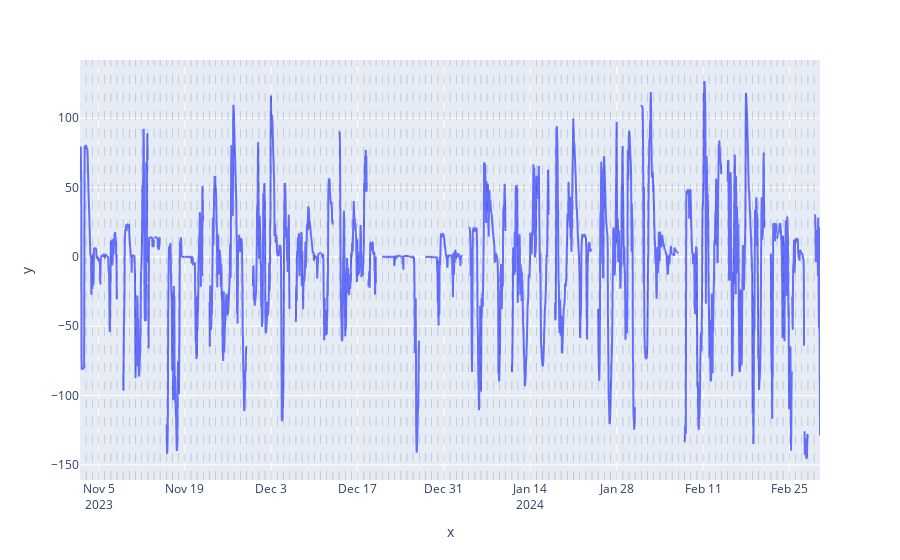

Source (notebook cell):
### Code cell
# Instanciate the AverageSeasonalityRemover
avg_seasonality_rmv = AverageSeasonalityRemoverTs(window_size = 24)

# Fit and normalize
gen_data_dt_seasonality_rmv = avg_seasonality_rmv.fit_transform(gen_data_dt_peeled)

# Plot
plot_time_serie(gen_data_dt_seasonality_rmv,
                "",
                "value",
                dt_index = True)

### Figure 1 — Plotly figure (JSON) as saved in the notebook; plotly's stock layout.template omitted (floating-point values rounded to 4 significant figures; data arrays with more than 128 entries replaced by an {"elided": "..."} marker saying what was removed)
{"data": [{"hovertemplate": "x=%{x}<br>y=%{y}<extra></extra>", "legendgroup": "", "line": {"color": "#636efa", "dash": "solid"}, "marker": {"symbol": "circle"}, "mode": "lines", "name": "", "showlegend": false, "type": "scattergl", "x": {"elided": "2880 str values"}, "xaxis": "x", "y": {"elided": "2880 float values"}, "yaxis": "y"}], "layout": {"legend": {"tracegroupgap": 0}, "margin": {"t": 60}, "shapes": [{"line": {"color": "black", "dash": "dash", "width": 0.5}, "opacity": 0.3, "type": "line", "x0": "2023-11-03T00:00:00", "x1": "2023-11-03T00:00:00", "xref": "x", "y0": 0, "y1": 1, "yref": "y domain"}, {"line": {"color": "black", "dash": "dash", "width": 0.5}, "opacity": 0.3, "type": "line", "x0": "2023-11-04T00:00:00", "x1": "2023-11-04T00:00:00", "xref": "x", "y0": 0, "y1": 1, "yref": "y domain"}, {"line": {"color": "black", "dash": "dash", "width": 0.5}, "opacity": 0.3, "type": "line", "x0": "2023-11-05T00:00:00", "x1": "2023-11-05T00:00:00", "xref": "x", "y0": 0, "y1": 1, "yref": "y domain"}, {"line": {"color": "black", "dash": "dash", "width": 0.5}, "opacity": 0.3, "type": "line", "x0": "2023-11-06T00:00:00", "x1": "2023-11-06T00:00:00", "xref": "x", "y0": 0, "y1": 1, "yref": "y domain"}, {"line": {"color": "black", "dash": "dash", "width": 0.5}, "opacity": 0.3, "type": "line", "x0": "2023-11-07T00:00:00", "x1": "2023-11-07T00:00:00", "xref": "x", "y0": 0, "y1": 1, "yref": "y domain"}, {"line": {"color": "black", "dash": "dash", "width": 0.5}, "opacity": 0.3, "type": "line", "x0": "2023-11-08T00:00:00", "x1": "2023-11-08T00:00:00", "xref": "x", "y0": 0, "y1": 1, "yref": "y domain"}, {"line": {"color": "black", "dash": "dash", "width": 0.5}, "opacity": 0.3, "type": "line", "x0": "2023-11-09T00:00:00", "x1": "2023-11-09T00:00:00", "xref": "x", "y0": 0, "y1": 1, "yref": "y domain"}, {"line": {"color": "black", "dash": "dash", "width": 0.5}, "opacity": 0.3, "type": "line", "x0": "2023-11-10T00:00:00", "x1": "2023-11-10T00:00:00", "xref": "x", "y0": 0, "y1": 1, "yref": "y domain"}, {"line": {"color": "black", "dash": "dash", "width": 0.5}, "opacity": 0.3, "type": "line", "x0": "2023-11-11T00:00:00", "x1": "2023-11-11T00:00:00", "xref": "x", "y0": 0, "y1": 1, "yref": "y domain"}, {"line": {"color": "black", "dash": "dash", "width": 0.5}, "opacity": 0.3, "type": "line", "x0": "2023-11-12T00:00:00", "x1": "2023-11-12T00:00:00", "xref": "x", "y0": 0, "y1": 1, "yref": "y domain"}, {"line": {"color": "black", "dash": "dash", "width": 0.5}, "opacity": 0.3, "type": "line", "x0": "2023-11-13T00:00:00", "x1": "2023-11-13T00:00:00", "xref": "x", "y0": 0, "y1": 1, "yref": "y domain"}, {"line": {"color": "black", "dash": "dash", "width": 0.5}, "opacity": 0.3, "type": "line", "x0": "2023-11-14T00:00:00", "x1": "2023-11-14T00:00:00", "xref": "x", "y0": 0, "y1": 1, "yref": "y domain"}, {"line": {"color": "black", "dash": "dash", "width": 0.5}, "opacity": 0.3, "type": "line", "x0": "2023-11-15T00:00:00", "x1": "2023-11-15T00:00:00", "xref": "x", "y0": 0, "y1": 1, "yref": "y domain"}, {"line": {"color": "black", "dash": "dash", "width": 0.5}, "opacity": 0.3, "type": "line", "x0": "2023-11-16T00:00:00", "x1": "2023-11-16T00:00:00", "xref": "x", "y0": 0, "y1": 1, "yref": "y domain"}, {"line": {"color": "black", "dash": "dash", "width": 0.5}, "opacity": 0.3, "type": "line", "x0": "2023-11-17T00:00:00", "x1": "2023-11-17T00:00:00", "xref": "x", "y0": 0, "y1": 1, "yref": "y domain"}, {"line": {"color": "black", "dash": "dash", "width": 0.5}, "opacity": 0.3, "type": "line", "x0": "2023-11-18T00:00:00", "x1": "2023-11-18T00:00:00", "xref": "x", "y0": 0, "y1": 1, "yref": "y domain"}, {"line": {"color": "black", "dash": "dash", "width": 0.5}, "opacity": 0.3, "type": "line", "x0": "2023-11-19T00:00:00", "x1": "2023-11-19T00:00:00", "xref": "x", "y0": 0, "y1": 1, "yref": "y domain"}, {"line": {"color": "black", "dash": "dash", "width": 0.5}, "opacity": 0.3, "type": "line", "x0": "2023-11-20T00:00:00", "x1": "2023-11-20T00:00:00", "xref": "x", "y0": 0, "y1": 1, "yref": "y domain"}, {"line": {"color": "black", "dash": "dash", "width": 0.5}, "opacity": 0.3, "type": "line", "x0": "2023-11-21T00:00:00", "x1": "2023-11-21T00:00:00", "xref": "x", "y0": 0, "y1": 1, "yref": "y domain"}, {"line": {"color": "black", "dash": "dash", "width": 0.5}, "opacity": 0.3, "type": "line", "x0": "2023-11-22T00:00:00", "x1": "2023-11-22T00:00:00", "xref": "x", "y0": 0, "y1": 1, "yref": "y domain"}, {"line": {"color": "black", "dash": "dash", "width": 0.5}, "opacity": 0.3, "type": "line", "x0": "2023-11-23T00:00:00", "x1": "2023-11-23T00:00:00", "xref": "x", "y0": 0, "y1": 1, "yref": "y domain"}, {"line": {"color": "black", "dash": "dash", "width": 0.5}, "opacity": 0.3, "type": "line", "x0": "2023-11-24T00:00:00", "x1": "2023-11-24T00:00:00", "xref": "x", "y0": 0, "y1": 1, "yref": "y domain"}, {"line": {"color": "black", "dash": "dash", "width": 0.5}, "opacity": 0.3, "type": "line", "x0": "2023-11-25T00:00:00", "x1": "2023-11-25T00:00:00", "xref": "x", "y0": 0, "y1": 1, "yref": "y domain"}, {"line": {"color": "black", "dash": "dash", "width": 0.5}, "opacity": 0.3, "type": "line", "x0": "2023-11-26T00:00:00", "x1": "2023-11-26T00:00:00", "xref": "x", "y0": 0, "y1": 1, "yref": "y domain"}, {"line": {"color": "black", "dash": "dash", "width": 0.5}, "opacity": 0.3, "type": "line", "x0": "2023-11-27T00:00:00", "x1": "2023-11-27T00:00:00", "xref": "x", "y0": 0, "y1": 1, "yref": "y domain"}, {"line": {"color": "black", "dash": "dash", "width": 0.5}, "opacity": 0.3, "type": "line", "x0": "2023-11-28T00:00:00", "x1": "2023-11-28T00:00:00", "xref": "x", "y0": 0, "y1": 1, "yref": "y domain"}, {"line": {"color": "black", "dash": "dash", "width": 0.5}, "opacity": 0.3, "type": "line", "x0": "2023-11-29T00:00:00", "x1": "2023-11-29T00:00:00", "xref": "x", "y0": 0, "y1": 1, "yref": "y domain"}, {"line": {"color": "black", "dash": "dash", "width": 0.5}, "opacity": 0.3, "type": "line", "x0": "2023-11-30T00:00:00", "x1": "2023-11-30T00:00:00", "xref": "x", "y0": 0, "y1": 1, "yref": "y domain"}, {"line": {"color": "black", "dash": "dash", "width": 0.5}, "opacity": 0.3, "type": "line", "x0": "2023-12-01T00:00:00", "x1": "2023-12-01T00:00:00", "xref": "x", "y0": 0, "y1": 1, "yref": "y domain"}, {"line": {"color": "black", "dash": "dash", "width": 0.5}, "opacity": 0.3, "type": "line", "x0": "2023-12-02T00:00:00", "x1": "2023-12-02T00:00:00", "xref": "x", "y0": 0, "y1": 1, "yref": "y domain"}, {"line": {"color": "black", "dash": "dash", "width": 0.5}, "opacity": 0.3, "type": "line", "x0": "2023-12-03T00:00:00", "x1": "2023-12-03T00:00:00", "xref": "x", "y0": 0, "y1": 1, "yref": "y domain"}, {"line": {"color": "black", "dash": "dash", "width": 0.5}, "opacity": 0.3, "type": "line", "x0": "2023-12-04T00:00:00", "x1": "2023-12-04T00:00:00", "xref": "x", "y0": 0, "y1": 1, "yref": "y domain"}, {"line": {"color": "black", "dash": "dash", "width": 0.5}, "opacity": 0.3, "type": "line", "x0": "2023-12-05T00:00:00", "x1": "2023-12-05T00:00:00", "xref": "x", "y0": 0, "y1": 1, "yref": "y domain"}, {"line": {"color": "black", "dash": "dash", "width": 0.5}, "opacity": 0.3, "type": "line", "x0": "2023-12-06T00:00:00", "x1": "2023-12-06T00:00:00", "xref": "x", "y0": 0, "y1": 1, "yref": "y domain"}, {"line": {"color": "black", "dash": "dash", "width": 0.5}, "opacity": 0.3, "type": "line", "x0": "2023-12-07T00:00:00", "x1": "2023-12-07T00:00:00", "xref": "x", "y0": 0, "y1": 1, "yref": "y domain"}, {"line": {"color": "black", "dash": "dash", "width": 0.5}, "opacity": 0.3, "type": "line", "x0": "2023-12-08T00:00:00", "x1": "2023-12-08T00:00:00", "xref": "x", "y0": 0, "y1": 1, "yref": "y domain"}, {"line": {"color": "black", "dash": "dash", "width": 0.5}, "opacity": 0.3, "type": "line", "x0": "2023-12-09T00:00:00", "x1": "2023-12-09T00:00:00", "xref": "x", "y0": 0, "y1": 1, "yref": "y domain"}, {"line": {"color": "black", "dash": "dash", "width": 0.5}, "opacity": 0.3, "type": "line", "x0": "2023-12-10T00:00:00", "x1": "2023-12-10T00:00:00", "xref": "x", "y0": 0, "y1": 1, "yref": "y domain"}, {"line": {"color": "black", "dash": "dash", "width": 0.5}, "opacity": 0.3, "type": "line", "x0": "2023-12-11T00:00:00", "x1": "2023-12-11T00:00:00", "xref": "x", "y0": 0, "y1": 1, "yref": "y domain"}, {"line": {"color": "black", "dash": "dash", "width": 0.5}, "opacity": 0.3, "type": "line", "x0": "2023-12-12T00:00:00", "x1": "2023-12-12T00:00:00", "xref": "x", "y0": 0, "y1": 1, "yref": "y domain"}, {"line": {"color": "black", "dash": "dash", "width": 0.5}, "opacity": 0.3, "type": "line", "x0": "2023-12-13T00:00:00", "x1": "2023-12-13T00:00:00", "xref": "x", "y0": 0, "y1": 1, "yref": "y domain"}, {"line": {"color": "black", "dash": "dash", "width": 0.5}, "opacity": 0.3, "type": "line", "x0": "2023-12-14T00:00:00", "x1": "2023-12-14T00:00:00", "xref": "x", "y0": 0, "y1": 1, "yref": "y domain"}, {"line": {"color": "black", "dash": "dash", "width": 0.5}, "opacity": 0.3, "type": "line", "x0": "2023-12-15T00:00:00", "x1": "2023-12-15T00:00:00", "xref": "x", "y0": 0, "y1": 1, "yref": "y domain"}, {"line": {"color": "black", "dash": "dash", "width": 0.5}, "opacity": 0.3, "type": "line", "x0": "2023-12-16T00:00:00", "x1": "2023-12-16T00:00:00", "xref": "x", "y0": 0, "y1": 1, "yref": "y domain"}, {"line": {"color": "black", "dash": "dash", "width": 0.5}, "opacity": 0.3, "type": "line", "x0": "2023-12-17T00:00:00", "x1": "2023-12-17T00:00:00", "xref": "x", "y0": 0, "y1": 1, "yref": "y domain"}, {"line": {"color": "black", "dash": "dash", "width": 0.5}, "opacity": 0.3, "type": "line", "x0": "2023-12-18T00:00:00", "x1": "2023-12-18T00:00:00", "xref": "x", "y0": 0, "y1": 1, "yref": "y domain"}, {"line": {"color": "black", "dash": "dash", "width": 0.5}, "opacity": 0.3, "type": "line", "x0": "2023-12-19T00:00:00", "x1": "2023-12-19T00:00:00", "xref": "x", "y0": 0, "y1": 1, "yref": "y domain"}, {"line": {"color": "black", "dash": "dash", "width": 0.5}, "opacity": 0.3, "type": "line", "x0": "2023-12-20T00:00:00", "x1": "2023-12-20T00:00:00", "xref": "x", "y0": 0, "y1": 1, "yref": "y domain"}, {"line": {"color": "black", "dash": "dash", "width": 0.5}, "opacity": 0.3, "type": "line", "x0": "2023-12-21T00:00:00", "x1": "2023-12-21T00:00:00", "xref": "x", "y0": 0, "y1": 1, "yref": "y domain"}, {"line": {"color": "black", "dash": "dash", "width": 0.5}, "opacity": 0.3, "type": "line", "x0": "2023-12-22T00:00:00", "x1": "2023-12-22T00:00:00", "xref": "x", "y0": 0, "y1": 1, "yref": "y domain"}, {"line": {"color": "black", "dash": "dash", "width": 0.5}, "opacity": 0.3, "type": "line", "x0": "2023-12-23T00:00:00", "x1": "2023-12-23T00:00:00", "xref": "x", "y0": 0, "y1": 1, "yref": "y domain"}, {"line": {"color": "black", "dash": "dash", "width": 0.5}, "opacity": 0.3, "type": "line", "x0": "2023-12-24T00:00:00", "x1": "2023-12-24T00:00:00", "xref": "x", "y0": 0, "y1": 1, "yref": "y domain"}, {"line": {"color": "black", "dash": "dash", "width": 0.5}, "opacity": 0.3, "type": "line", "x0": "2023-12-25T00:00:00", "x1": "2023-12-25T00:00:00", "xref": "x", "y0": 0, "y1": 1, "yref": "y domain"}, {"line": {"color": "black", "dash": "dash", "width": 0.5}, "opacity": 0.3, "type": "line", "x0": "2023-12-26T00:00:00", "x1": "2023-12-26T00:00:00", "xref": "x", "y0": 0, "y1": 1, "yref": "y domain"}, {"line": {"color": "black", "dash": "dash", "width": 0.5}, "opacity": 0.3, "type": "line", "x0": "2023-12-27T00:00:00", "x1": "2023-12-27T00:00:00", "xref": "x", "y0": 0, "y1": 1, "yref": "y domain"}, {"line": {"color": "black", "dash": "dash", "width": 0.5}, "opacity": 0.3, "type": "line", "x0": "2023-12-28T00:00:00", "x1": "2023-12-28T00:00:00", "xref": "x", "y0": 0, "y1": 1, "yref": "y domain"}, {"line": {"color": "black", "dash": "dash", "width": 0.5}, "opacity": 0.3, "type": "line", "x0": "2023-12-29T00:00:00", "x1": "2023-12-29T00:00:00", "xref": "x", "y0": 0, "y1": 1, "yref": "y domain"}, {"line": {"color": "black", "dash": "dash", "width": 0.5}, "opacity": 0.3, "type": "line", "x0": "2023-12-30T00:00:00", "x1": "2023-12-30T00:00:00", "xref": "x", "y0": 0, "y1": 1, "yref": "y domain"}, {"line": {"color": "black", "dash": "dash", "width": 0.5}, "opacity": 0.3, "type": "line", "x0": "2023-12-31T00:00:00", "x1": "2023-12-31T00:00:00", "xref": "x", "y0": 0, "y1": 1, "yref": "y domain"}, {"line": {"color": "black", "dash": "dash", "width": 0.5}, "opacity": 0.3, "type": "line", "x0": "2024-01-01T00:00:00", "x1": "2024-01-01T00:00:00", "xref": "x", "y0": 0, "y1": 1, "yref": "y domain"}, {"line": {"color": "black", "dash": "dash", "width": 0.5}, "opacity": 0.3, "type": "line", "x0": "2024-01-02T00:00:00", "x1": "2024-01-02T00:00:00", "xref": "x", "y0": 0, "y1": 1, "yref": "y domain"}, {"line": {"color": "black", "dash": "dash", "width": 0.5}, "opacity": 0.3, "type": "line", "x0": "2024-01-03T00:00:00", "x1": "2024-01-03T00:00:00", "xref": "x", "y0": 0, "y1": 1, "yref": "y domain"}, {"line": {"color": "black", "dash": "dash", "width": 0.5}, "opacity": 0.3, "type": "line", "x0": "2024-01-04T00:00:00", "x1": "2024-01-04T00:00:00", "xref": "x", "y0": 0, "y1": 1, "yref": "y domain"}, {"line": {"color": "black", "dash": "dash", "width": 0.5}, "opacity": 0.3, "type": "line", "x0": "2024-01-05T00:00:00", "x1": "2024-01-05T00:00:00", "xref": "x", "y0": 0, "y1": 1, "yref": "y domain"}, {"line": {"color": "black", "dash": "dash", "width": 0.5}, "opacity": 0.3, "type": "line", "x0": "2024-01-06T00:00:00", "x1": "2024-01-06T00:00:00", "xref": "x", "y0": 0, "y1": 1, "yref": "y domain"}, {"line": {"color": "black", "dash": "dash", "width": 0.5}, "opacity": 0.3, "type": "line", "x0": "2024-01-07T00:00:00", "x1": "2024-01-07T00:00:00", "xref": "x", "y0": 0, "y1": 1, "yref": "y domain"}, {"line": {"color": "black", "dash": "dash", "width": 0.5}, "opacity": 0.3, "type": "line", "x0": "2024-01-08T00:00:00", "x1": "2024-01-08T00:00:00", "xref": "x", "y0": 0, "y1": 1, "yref": "y domain"}, {"line": {"color": "black", "dash": "dash", "width": 0.5}, "opacity": 0.3, "type": "line", "x0": "2024-01-09T00:00:00", "x1": "2024-01-09T00:00:00", "xref": "x", "y0": 0, "y1": 1, "yref": "y domain"}, {"line": {"color": "black", "dash": "dash", "width": 0.5}, "opacity": 0.3, "type": "line", "x0": "2024-01-10T00:00:00", "x1": "2024-01-10T00:00:00", "xref": "x", "y0": 0, "y1": 1, "yref": "y domain"}, {"line": {"color": "black", "dash": "dash", "width": 0.5}, "opacity": 0.3, "type": "line", "x0": "2024-01-11T00:00:00", "x1": "2024-01-11T00:00:00", "xref": "x", "y0": 0, "y1": 1, "yref": "y domain"}, {"line": {"color": "black", "dash": "dash", "width": 0.5}, "opacity": 0.3, "type": "line", "x0": "2024-01-12T00:00:00", "x1": "2024-01-12T00:00:00", "xref": "x", "y0": 0, "y1": 1, "yref": "y domain"}, {"line": {"color": "black", "dash": "dash", "width": 0.5}, "opacity": 0.3, "type": "line", "x0": "2024-01-13T00:00:00", "x1": "2024-01-13T00:00:00", "xref": "x", "y0": 0, "y1": 1, "yref": "y domain"}, {"line": {"color": "black", "dash": "dash", "width": 0.5}, "opacity": 0.3, "type": "line", "x0": "2024-01-14T00:00:00", "x1": "2024-01-14T00:00:00", "xref": "x", "y0": 0, "y1": 1, "yref": "y domain"}, {"line": {"color": "black", "dash": "dash", "width": 0.5}, "opacity": 0.3, "type": "line", "x0": "2024-01-15T00:00:00", "x1": "2024-01-15T00:00:00", "xref": "x", "y0": 0, "y1": 1, "yref": "y domain"}, {"line": {"color": "black", "dash": "dash", "width": 0.5}, "opacity": 0.3, "type": "line", "x0": "2024-01-16T00:00:00", "x1": "2024-01-16T00:00:00", "xref": "x", "y0": 0, "y1": 1, "yref": "y domain"}, {"line": {"color": "black", "dash": "dash", "width": 0.5}, "opacity": 0.3, "type": "line", "x0": "2024-01-17T00:00:00", "x1": "2024-01-17T00:00:00", "xref": "x", "y0": 0, "y1": 1, "yref": "y domain"}, {"line": {"color": "black", "dash": "dash", "width": 0.5}, "opacity": 0.3, "type": "line", "x0": "2024-01-18T00:00:00", "x1": "2024-01-18T00:00:00", "xref": "x", "y0": 0, "y1": 1, "yref": "y domain"}, {"line": {"color": "black", "dash": "dash", "width": 0.5}, "opacity": 0.3, "type": "line", "x0": "2024-01-19T00:00:00", "x1": "2024-01-19T00:00:00", "xref": "x", "y0": 0, "y1": 1, "yref": "y domain"}, {"line": {"color": "black", "dash": "dash", "width": 0.5}, "opacity": 0.3, "type": "line", "x0": "2024-01-20T00:00:00", "x1": "2024-01-20T00:00:00", "xref": "x", "y0": 0, "y1": 1, "yref": "y domain"}, {"line": {"color": "black", "dash": "dash", "width": 0.5}, "opacity": 0.3, "type": "line", "x0": "2024-01-21T00:00:00", "x1": "2024-01-21T00:00:00", "xref": "x", "y0": 0, "y1": 1, "yref": "y domain"}, {"line": {"color": "black", "dash": "dash", "width": 0.5}, "opacity": 0.3, "type": "line", "x0": "2024-01-22T00:00:00", "x1": "2024-01-22T00:00:00", "xref": "x", "y0": 0, "y1": 1, "yref": "y domain"}, {"line": {"color": "black", "dash": "dash", "width": 0.5}, "opacity": 0.3, "type": "line", "x0": "2024-01-23T00:00:00", "x1": "2024-01-23T00:00:00", "xref": "x", "y0": 0, "y1": 1, "yref": "y domain"}, {"line": {"color": "black", "dash": "dash", "width": 0.5}, "opacity": 0.3, "type": "line", "x0": "2024-01-24T00:00:00", "x1": "2024-01-24T00:00:00", "xref": "x", "y0": 0, "y1": 1, "yref": "y domain"}, {"line": {"color": "black", "dash": "dash", "width": 0.5}, "opacity": 0.3, "type": "line", "x0": "2024-01-25T00:00:00", "x1": "2024-01-25T00:00:00", "xref": "x", "y0": 0, "y1": 1, "yref": "y domain"}, {"line": {"color": "black", "dash": "dash", "width": 0.5}, "opacity": 0.3, "type": "line", "x0": "2024-01-26T00:00:00", "x1": "2024-01-26T00:00:00", "xref": "x", "y0": 0, "y1": 1, "yref": "y domain"}, {"line": {"color": "black", "dash": "dash", "width": 0.5}, "opacity": 0.3, "type": "line", "x0": "2024-01-27T00:00:00", "x1": "2024-01-27T00:00:00", "xref": "x", "y0": 0, "y1": 1, "yref": "y domain"}, {"line": {"color": "black", "dash": "dash", "width": 0.5}, "opacity": 0.3, "type": "line", "x0": "2024-01-28T00:00:00", "x1": "2024-01-28T00:00:00", "xref": "x", "y0": 0, "y1": 1, "yref": "y domain"}, {"line": {"color": "black", "dash": "dash", "width": 0.5}, "opacity": 0.3, "type": "line", "x0": "2024-01-29T00:00:00", "x1": "2024-01-29T00:00:00", "xref": "x", "y0": 0, "y1": 1, "yref": "y domain"}, {"line": {"color": "black", "dash": "dash", "width": 0.5}, "opacity": 0.3, "type": "line", "x0": "2024-01-30T00:00:00", "x1": "2024-01-30T00:00:00", "xref": "x", "y0": 0, "y1": 1, "yref": "y domain"}, {"line": {"color": "black", "dash": "dash", "width": 0.5}, "opacity": 0.3, "type": "line", "x0": "2024-01-31T00:00:00", "x1": "2024-01-31T00:00:00", "xref": "x", "y0": 0, "y1": 1, "yref": "y domain"}, {"line": {"color": "black", "dash": "dash", "width": 0.5}, "opacity": 0.3, "type": "line", "x0": "2024-02-01T00:00:00", "x1": "2024-02-01T00:00:00", "xref": "x", "y0": 0, "y1": 1, "yref": "y domain"}, {"line": {"color": "black", "dash": "dash", "width": 0.5}, "opacity": 0.3, "type": "line", "x0": "2024-02-02T00:00:00", "x1": "2024-02-02T00:00:00", "xref": "x", "y0": 0, "y1": 1, "yref": "y domain"}, {"line": {"color": "black", "dash": "dash", "width": 0.5}, "opacity": 0.3, "type": "line", "x0": "2024-02-03T00:00:00", "x1": "2024-02-03T00:00:00", "xref": "x", "y0": 0, "y1": 1, "yref": "y domain"}, {"line": {"color": "black", "dash": "dash", "width": 0.5}, "opacity": 0.3, "type": "line", "x0": "2024-02-04T00:00:00", "x1": "2024-02-04T00:00:00", "xref": "x", "y0": 0, "y1": 1, "yref": "y domain"}, {"line": {"color": "black", "dash": "dash", "width": 0.5}, "opacity": 0.3, "type": "line", "x0": "2024-02-05T00:00:00", "x1": "2024-02-05T00:00:00", "xref": "x", "y0": 0, "y1": 1, "yref": "y domain"}, {"line": {"color": "black", "dash": "dash", "width": 0.5}, "opacity": 0.3, "type": "line", "x0": "2024-02-06T00:00:00", "x1": "2024-02-06T00:00:00", "xref": "x", "y0": 0, "y1": 1, "yref": "y domain"}, {"line": {"color": "black", "dash": "dash", "width": 0.5}, "opacity": 0.3, "type": "line", "x0": "2024-02-07T00:00:00", "x1": "2024-02-07T00:00:00", "xref": "x", "y0": 0, "y1": 1, "yref": "y domain"}, {"line": {"color": "black", "dash": "dash", "width": 0.5}, "opacity": 0.3, "type": "line", "x0": "2024-02-08T00:00:00", "x1": "2024-02-08T00:00:00", "xref": "x", "y0": 0, "y1": 1, "yref": "y domain"}, {"line": {"color": "black", "dash": "dash", "width": 0.5}, "opacity": 0.3, "type": "line", "x0": "2024-02-09T00:00:00", "x1": "2024-02-09T00:00:00", "xref": "x", "y0": 0, "y1": 1, "yref": "y domain"}, {"line": {"color": "black", "dash": "dash", "width": 0.5}, "opacity": 0.3, "type": "line", "x0": "2024-02-10T00:00:00", "x1": "2024-02-10T00:00:00", "xref": "x", "y0": 0, "y1": 1, "yref": "y domain"}, {"line": {"color": "black", "dash": "dash", "width": 0.5}, "opacity": 0.3, "type": "line", "x0": "2024-02-11T00:00:00", "x1": "2024-02-11T00:00:00", "xref": "x", "y0": 0, "y1": 1, "yref": "y domain"}, {"line": {"color": "black", "dash": "dash", "width": 0.5}, "opacity": 0.3, "type": "line", "x0": "2024-02-12T00:00:00", "x1": "2024-02-12T00:00:00", "xref": "x", "y0": 0, "y1": 1, "yref": "y domain"}, {"line": {"color": "black", "dash": "dash", "width": 0.5}, "opacity": 0.3, "type": "line", "x0": "2024-02-13T00:00:00", "x1": "2024-02-13T00:00:00", "xref": "x", "y0": 0, "y1": 1, "yref": "y domain"}, {"line": {"color": "black", "dash": "dash", "width": 0.5}, "opacity": 0.3, "type": "line", "x0": "2024-02-14T00:00:00", "x1": "2024-02-14T00:00:00", "xref": "x", "y0": 0, "y1": 1, "yref": "y domain"}, {"line": {"color": "black", "dash": "dash", "width": 0.5}, "opacity": 0.3, "type": "line", "x0": "2024-02-15T00:00:00", "x1": "2024-02-15T00:00:00", "xref": "x", "y0": 0, "y1": 1, "yref": "y domain"}, {"line": {"color": "black", "dash": "dash", "width": 0.5}, "opacity": 0.3, "type": "line", "x0": "2024-02-16T00:00:00", "x1": "2024-02-16T00:00:00", "xref": "x", "y0": 0, "y1": 1, "yref": "y domain"}, {"line": {"color": "black", "dash": "dash", "width": 0.5}, "opacity": 0.3, "type": "line", "x0": "2024-02-17T00:00:00", "x1": "2024-02-17T00:00:00", "xref": "x", "y0": 0, "y1": 1, "yref": "y domain"}, {"line": {"color": "black", "dash": "dash", "width": 0.5}, "opacity": 0.3, "type": "line", "x0": "2024-02-18T00:00:00", "x1": "2024-02-18T00:00:00", "xref": "x", "y0": 0, "y1": 1, "yref": "y domain"}, {"line": {"color": "black", "dash": "dash", "width": 0.5}, "opacity": 0.3, "type": "line", "x0": "2024-02-19T00:00:00", "x1": "2024-02-19T00:00:00", "xref": "x", "y0": 0, "y1": 1, "yref": "y domain"}, {"line": {"color": "black", "dash": "dash", "width": 0.5}, "opacity": 0.3, "type": "line", "x0": "2024-02-20T00:00:00", "x1": "2024-02-20T00:00:00", "xref": "x", "y0": 0, "y1": 1, "yref": "y domain"}, {"line": {"color": "black", "dash": "dash", "width": 0.5}, "opacity": 0.3, "type": "line", "x0": "2024-02-21T00:00:00", "x1": "2024-02-21T00:00:00", "xref": "x", "y0": 0, "y1": 1, "yref": "y domain"}, {"line": {"color": "black", "dash": "dash", "width": 0.5}, "opacity": 0.3, "type": "line", "x0": "2024-02-22T00:00:00", "x1": "2024-02-22T00:00:00", "xref": "x", "y0": 0, "y1": 1, "yref": "y domain"}, {"line": {"color": "black", "dash": "dash", "width": 0.5}, "opacity": 0.3, "type": "line", "x0": "2024-02-23T00:00:00", "x1": "2024-02-23T00:00:00", "xref": "x", "y0": 0, "y1": 1, "yref": "y domain"}, {"line": {"color": "black", "dash": "dash", "width": 0.5}, "opacity": 0.3, "type": "line", "x0": "2024-02-24T00:00:00", "x1": "2024-02-24T00:00:00", "xref": "x", "y0": 0, "y1": 1, "yref": "y domain"}, {"line": {"color": "black", "dash": "dash", "width": 0.5}, "opacity": 0.3, "type": "line", "x0": "2024-02-25T00:00:00", "x1": "2024-02-25T00:00:00", "xref": "x", "y0": 0, "y1": 1, "yref": "y domain"}, {"line": {"color": "black", "dash": "dash", "width": 0.5}, "opacity": 0.3, "type": "line", "x0": "2024-02-26T00:00:00", "x1": "2024-02-26T00:00:00", "xref": "x", "y0": 0, "y1": 1, "yref": "y domain"}, {"line": {"color": "black", "dash": "dash", "width": 0.5}, "opacity": 0.3, "type": "line", "x0": "2024-02-27T00:00:00", "x1": "2024-02-27T00:00:00", "xref": "x", "y0": 0, "y1": 1, "yref": "y domain"}, {"line": {"color": "black", "dash": "dash", "width": 0.5}, "opacity": 0.3, "type": "line", "x0": "2024-02-28T00:00:00", "x1": "2024-02-28T00:00:00", "xref": "x", "y0": 0, "y1": 1, "yref": "y domain"}, {"line": {"color": "black", "dash": "dash", "width": 0.5}, "opacity": 0.3, "type": "line", "x0": "2024-02-29T00:00:00", "x1": "2024-02-29T00:00:00", "xref": "x", "y0": 0, "y1": 1, "yref": "y domain"}], "xaxis": {"anchor": "y", "domain": [0, 1], "title": {"text": "x"}}, "yaxis": {"anchor": "x", "domain": [0, 1], "title": {"text": "y"}}}}
